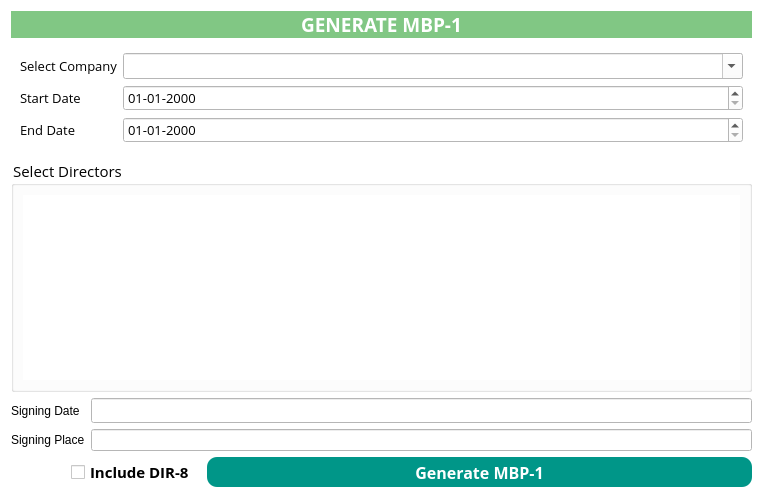
<?xml version="1.0" encoding="UTF-8"?>
<ui version="4.0">
 <class>Form</class>
 <widget class="QWidget" name="Form">
  <property name="geometry">
   <rect>
    <x>0</x>
    <y>0</y>
    <width>763</width>
    <height>498</height>
   </rect>
  </property>
  <property name="windowTitle">
   <string>Generate MBP-1</string>
  </property>
  <property name="windowIcon">
   <iconset>
    <normaloff>../Icon/logo.png</normaloff>../Icon/logo.png</iconset>
  </property>
  <property name="styleSheet">
   <string notr="true">background-color: rgb(255, 255, 255);</string>
  </property>
  <layout class="QGridLayout" name="gridLayout_2">
   <item row="2" column="0">
    <widget class="QGroupBox" name="groupBox">
     <property name="minimumSize">
      <size>
       <width>0</width>
       <height>50</height>
      </size>
     </property>
     <property name="font">
      <font>
       <family>Open Sans</family>
       <pointsize>11</pointsize>
       <stylestrategy>PreferAntialias</stylestrategy>
      </font>
     </property>
     <property name="title">
      <string>Select Directors</string>
     </property>
     <layout class="QGridLayout" name="gridLayout">
      <item row="0" column="0">
       <widget class="QWidget" name="SelectDirectors" native="true">
        <property name="sizePolicy">
         <sizepolicy hsizetype="Preferred" vsizetype="Expanding">
          <horstretch>0</horstretch>
          <verstretch>0</verstretch>
         </sizepolicy>
        </property>
        <layout class="QGridLayout" name="gridLayout_4">
         <property name="leftMargin">
          <number>0</number>
         </property>
         <property name="topMargin">
          <number>0</number>
         </property>
         <property name="rightMargin">
          <number>0</number>
         </property>
         <property name="bottomMargin">
          <number>0</number>
         </property>
         <item row="0" column="0">
          <layout class="QVBoxLayout" name="DirectorsLayout"/>
         </item>
        </layout>
       </widget>
      </item>
     </layout>
    </widget>
   </item>
   <item row="4" column="0">
    <widget class="QWidget" name="ButtonGroup" native="true">
     <property name="minimumSize">
      <size>
       <width>0</width>
       <height>30</height>
      </size>
     </property>
     <property name="maximumSize">
      <size>
       <width>16777215</width>
       <height>30</height>
      </size>
     </property>
     <property name="font">
      <font>
       <family>Open Sans</family>
      </font>
     </property>
     <layout class="QHBoxLayout" name="horizontalLayout_3">
      <property name="leftMargin">
       <number>0</number>
      </property>
      <property name="topMargin">
       <number>0</number>
      </property>
      <property name="rightMargin">
       <number>0</number>
      </property>
      <property name="bottomMargin">
       <number>0</number>
      </property>
      <item>
       <spacer name="horizontalSpacer">
        <property name="orientation">
         <enum>Qt::Horizontal</enum>
        </property>
        <property name="sizeType">
         <enum>QSizePolicy::Fixed</enum>
        </property>
        <property name="sizeHint" stdset="0">
         <size>
          <width>60</width>
          <height>20</height>
         </size>
        </property>
       </spacer>
      </item>
      <item>
       <widget class="QCheckBox" name="selectDIR">
        <property name="sizePolicy">
         <sizepolicy hsizetype="Minimum" vsizetype="Expanding">
          <horstretch>0</horstretch>
          <verstretch>0</verstretch>
         </sizepolicy>
        </property>
        <property name="maximumSize">
         <size>
          <width>130</width>
          <height>16777215</height>
         </size>
        </property>
        <property name="font">
         <font>
          <family>Open Sans</family>
          <pointsize>11</pointsize>
          <weight>75</weight>
          <bold>true</bold>
          <stylestrategy>PreferAntialias</stylestrategy>
         </font>
        </property>
        <property name="text">
         <string>Include DIR-8</string>
        </property>
       </widget>
      </item>
      <item>
       <widget class="QPushButton" name="generate">
        <property name="sizePolicy">
         <sizepolicy hsizetype="Minimum" vsizetype="Expanding">
          <horstretch>0</horstretch>
          <verstretch>0</verstretch>
         </sizepolicy>
        </property>
        <property name="font">
         <font>
          <family>Open Sans</family>
          <pointsize>12</pointsize>
          <weight>75</weight>
          <bold>true</bold>
          <stylestrategy>PreferAntialias</stylestrategy>
         </font>
        </property>
        <property name="styleSheet">
         <string notr="true">color: rgb(255, 255, 255);
background-color:rgb(0,150,136);
border-radius:10;</string>
        </property>
        <property name="text">
         <string>Generate MBP-1</string>
        </property>
       </widget>
      </item>
     </layout>
    </widget>
   </item>
   <item row="0" column="0">
    <widget class="QLabel" name="label">
     <property name="maximumSize">
      <size>
       <width>16777215</width>
       <height>30</height>
      </size>
     </property>
     <property name="font">
      <font>
       <family>Open Sans</family>
      </font>
     </property>
     <property name="styleSheet">
      <string notr="true">background-color: rgb(129,199,132);
color: rgb(255, 255, 255);</string>
     </property>
     <property name="text">
      <string>&lt;html&gt;&lt;head/&gt;&lt;body&gt;&lt;p&gt;&lt;span style=&quot; font-size:14pt; font-weight:600;&quot;&gt;GENERATE MBP-1&lt;/span&gt;&lt;/p&gt;&lt;/body&gt;&lt;/html&gt;</string>
     </property>
     <property name="alignment">
      <set>Qt::AlignCenter</set>
     </property>
    </widget>
   </item>
   <item row="1" column="0">
    <widget class="QWidget" name="widget" native="true">
     <property name="sizePolicy">
      <sizepolicy hsizetype="Preferred" vsizetype="Fixed">
       <horstretch>0</horstretch>
       <verstretch>0</verstretch>
      </sizepolicy>
     </property>
     <property name="font">
      <font>
       <family>Open Sans</family>
       <pointsize>10</pointsize>
      </font>
     </property>
     <layout class="QFormLayout" name="formLayout">
      <item row="0" column="0">
       <widget class="QLabel" name="label_2">
        <property name="font">
         <font>
          <family>Open Sans</family>
          <pointsize>10</pointsize>
          <stylestrategy>PreferAntialias</stylestrategy>
         </font>
        </property>
        <property name="text">
         <string>Select Company</string>
        </property>
        <property name="alignment">
         <set>Qt::AlignCenter</set>
        </property>
       </widget>
      </item>
      <item row="0" column="1">
       <widget class="QComboBox" name="NameField">
        <property name="sizePolicy">
         <sizepolicy hsizetype="Preferred" vsizetype="Expanding">
          <horstretch>0</horstretch>
          <verstretch>0</verstretch>
         </sizepolicy>
        </property>
        <property name="maximumSize">
         <size>
          <width>16777215</width>
          <height>30</height>
         </size>
        </property>
        <property name="font">
         <font>
          <family>Open Sans</family>
          <pointsize>10</pointsize>
          <stylestrategy>PreferAntialias</stylestrategy>
         </font>
        </property>
        <property name="editable">
         <bool>true</bool>
        </property>
       </widget>
      </item>
      <item row="1" column="0">
       <widget class="QLabel" name="label_3">
        <property name="font">
         <font>
          <family>Open Sans</family>
          <pointsize>10</pointsize>
          <stylestrategy>PreferAntialias</stylestrategy>
         </font>
        </property>
        <property name="text">
         <string>Start Date</string>
        </property>
       </widget>
      </item>
      <item row="1" column="1">
       <widget class="QDateEdit" name="startDate">
        <property name="font">
         <font>
          <family>Open Sans</family>
          <pointsize>10</pointsize>
          <stylestrategy>PreferAntialias</stylestrategy>
         </font>
        </property>
        <property name="displayFormat">
         <string>dd-MM-yyyy</string>
        </property>
       </widget>
      </item>
      <item row="2" column="0">
       <widget class="QLabel" name="label_4">
        <property name="font">
         <font>
          <family>Open Sans</family>
          <pointsize>10</pointsize>
          <stylestrategy>PreferAntialias</stylestrategy>
         </font>
        </property>
        <property name="text">
         <string>End Date</string>
        </property>
       </widget>
      </item>
      <item row="2" column="1">
       <widget class="QDateEdit" name="Enddate">
        <property name="font">
         <font>
          <family>Open Sans</family>
          <pointsize>10</pointsize>
          <stylestrategy>PreferAntialias</stylestrategy>
         </font>
        </property>
        <property name="displayFormat">
         <string>dd-MM-yyyy</string>
        </property>
       </widget>
      </item>
     </layout>
    </widget>
   </item>
   <item row="3" column="0">
    <widget class="QWidget" name="widget_2" native="true">
     <property name="minimumSize">
      <size>
       <width>0</width>
       <height>30</height>
      </size>
     </property>
     <layout class="QGridLayout" name="gridLayout_3">
      <property name="leftMargin">
       <number>0</number>
      </property>
      <property name="topMargin">
       <number>0</number>
      </property>
      <property name="rightMargin">
       <number>0</number>
      </property>
      <property name="bottomMargin">
       <number>0</number>
      </property>
      <item row="0" column="1">
       <widget class="QLineEdit" name="SignDate">
        <property name="font">
         <font>
          <family>Open Sans</family>
          <stylestrategy>PreferAntialias</stylestrategy>
         </font>
        </property>
       </widget>
      </item>
      <item row="0" column="0">
       <widget class="QLabel" name="label_5">
        <property name="font">
         <font>
          <stylestrategy>PreferAntialias</stylestrategy>
         </font>
        </property>
        <property name="text">
         <string>Signing Date</string>
        </property>
       </widget>
      </item>
      <item row="1" column="0">
       <widget class="QLabel" name="label_6">
        <property name="font">
         <font>
          <stylestrategy>PreferAntialias</stylestrategy>
         </font>
        </property>
        <property name="text">
         <string>Signing Place</string>
        </property>
       </widget>
      </item>
      <item row="1" column="1">
       <widget class="QLineEdit" name="SignPlace">
        <property name="font">
         <font>
          <stylestrategy>PreferAntialias</stylestrategy>
         </font>
        </property>
       </widget>
      </item>
     </layout>
    </widget>
   </item>
  </layout>
 </widget>
 <resources/>
 <connections/>
</ui>
